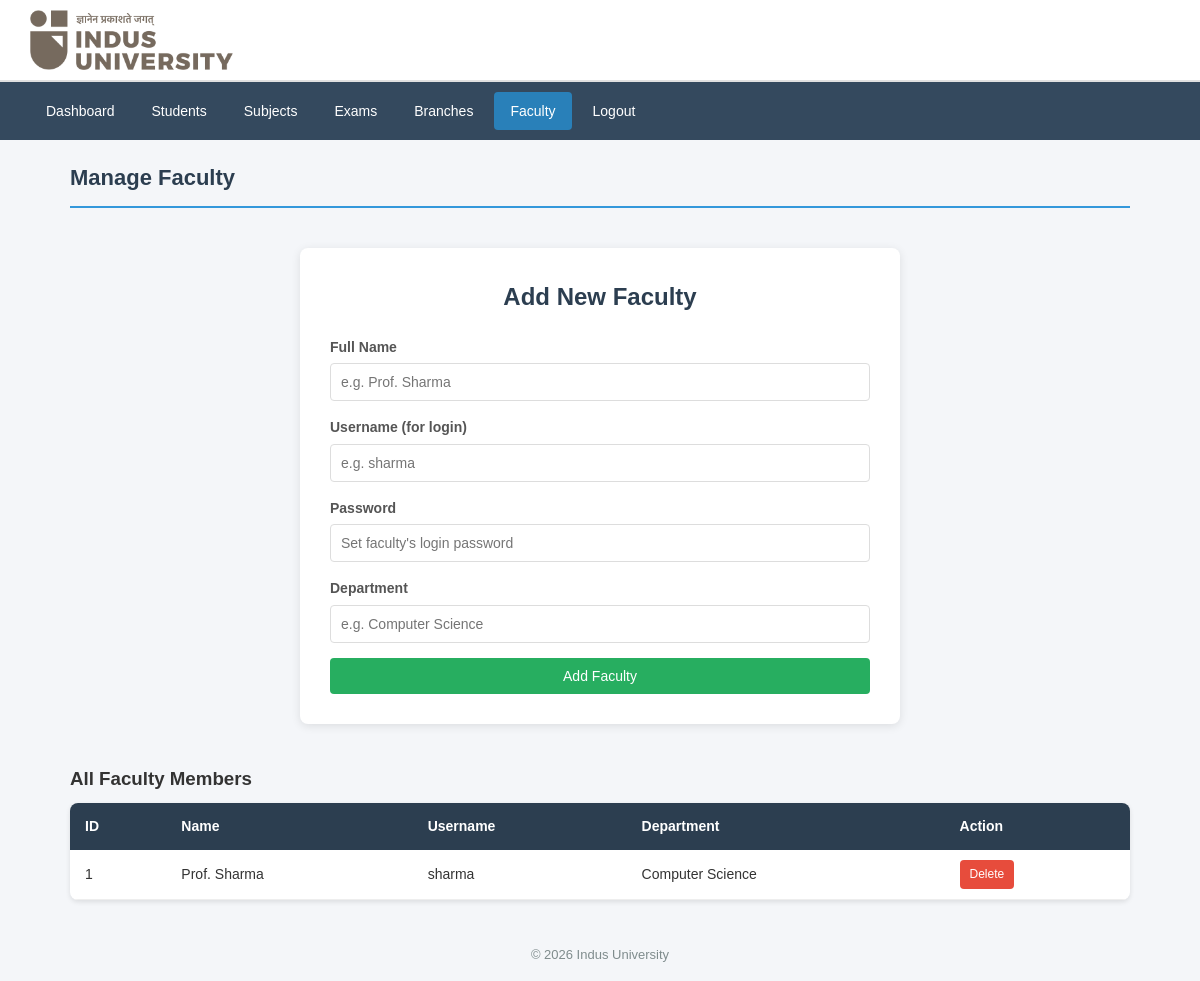
The app's page /admin/faculty.php (signed in) with its own data.
### tables this page shows
CREATE TABLE IF NOT EXISTS faculty_users (
    faculty_id INT AUTO_INCREMENT PRIMARY KEY,
    username VARCHAR(50) NOT NULL UNIQUE,
    password VARCHAR(255) NOT NULL,
    full_name VARCHAR(100) NOT NULL,
    department VARCHAR(100) NOT NULL
);

### admin/faculty.php (the view, shortened to what this page needs)
<?php
require_once('../db.php');
$faculty = mysqli_query($conn, "SELECT * FROM faculty_users ORDER BY full_name");
?>
<!DOCTYPE html>
<html lang="en">
<head>
    <link rel="stylesheet" href="../css/style.css">
</head>
<body>
    <div class="header">
        <img src="../img/logo.png" alt="Indus University Logo">
    </div>
    <div class="navbar">
        <a href="dashboard.php">Dashboard</a>
        <a href="students.php">Students</a>
        <a href="subjects.php">Subjects</a>
        <a href="exams.php">Exams</a>
        <a href="branches.php">Branches</a>
        <a href="faculty.php" class="active">Faculty</a>
        <a href="logout.php">Logout</a>
    </div>
    <div class="container">
        <h2 class="page-title">Manage Faculty</h2>
        <div class="form-box" style="max-width:600px;">
            <h2>Add New Faculty</h2>
            <form method="POST">
                <div class="form-group">
                    <label>Full Name</label>
                    <input type="text" name="full_name" required placeholder="e.g. Prof. Sharma">
                </div>
                <div class="form-group">
                    <label>Username (for login)</label>
                    <input type="text" name="username" required placeholder="e.g. sharma">
                </div>
                <div class="form-group">
                    <label>Password</label>
                    <input type="password" name="password" required placeholder="Set faculty's login password">
                </div>
                <div class="form-group">
                    <label>Department</label>
                    <input type="text" name="department" placeholder="e.g. Computer Science">
                </div>
                <button type="submit" name="add_faculty" class="btn btn-success btn-block">Add Faculty</button>
            </form>
        </div>
        <h3 style="margin:20px 0 10px;">All Faculty Members</h3>
        <table class="data-table">
            <tr>
                <th>ID</th>
                <th>Name</th>
                <th>Username</th>
                <th>Department</th>
                <th>Action</th>
            </tr>
            <?php while ($faculty && $row = mysqli_fetch_assoc($faculty)): ?>
            <tr>
                <td><?php echo $row['faculty_id']; ?></td>
                <td><?php echo $row['full_name']; ?></td>
                <td><?php echo $row['username']; ?></td>
                <td><?php echo $row['department']; ?></td>
                <td>
                    <a href="faculty.php?delete=<?php echo $row['faculty_id']; ?>" class="btn btn-danger" style="padding:5px 10px; font-size:12px;" onclick="return confirm('Delete this faculty?')">Delete</a>
                </td>
            </tr>
            <?php endwhile; ?>
        </table>
    </div>
    <div class="footer">&copy; 2026 Indus University</div>
</body>
</html>

### css/style.css (style rules this page uses)
* { margin: 0; padding: 0; box-sizing: border-box; }
body { font-family: Arial, sans-serif; background-color: #f4f6f9; color: #333; line-height: 1.6; }
.header { background-color: #ffffff; color: #333; padding: 10px 30px; display: flex; align-items: center; border-bottom: 2px solid #e0e0e0; box-shadow: 0 1px 4px rgba(0,0,0,0.08); }
.header img { height: 60px; }
.navbar { background-color: #34495e; padding: 10px 30px; display: flex; gap: 5px; }
.navbar a { color: white; text-decoration: none; padding: 8px 16px; border-radius: 4px; font-size: 14px; }
.navbar a.active { background-color: #2980b9; }
.container { max-width: 1100px; margin: 20px auto; padding: 0 20px; }
.page-title { font-size: 22px; color: #2c3e50; margin-bottom: 20px; padding-bottom: 10px; border-bottom: 2px solid #3498db; }
.form-box { background: white; border-radius: 8px; padding: 30px; max-width: 500px; margin: 40px auto; box-shadow: 0 2px 10px rgba(0,0,0,0.1); }
.form-box h2 { text-align: center; margin-bottom: 20px; color: #2c3e50; }
.form-group { margin-bottom: 15px; }
.form-group label { display: block; margin-bottom: 5px; font-weight: bold; font-size: 14px; color: #555; }
.form-group input, .form-group select, .form-group textarea { width: 100%; padding: 10px; border: 1px solid #ddd; border-radius: 4px; font-size: 14px; }
.btn { display: inline-block; padding: 10px 20px; border: none; border-radius: 4px; font-size: 14px; cursor: pointer; text-decoration: none; color: white; }
.btn-success { background-color: #27ae60; }
.btn-danger { background-color: #e74c3c; }
.btn-block { display: block; width: 100%; text-align: center; }
.data-table { width: 100%; border-collapse: collapse; background: white; border-radius: 8px; overflow: hidden; box-shadow: 0 2px 5px rgba(0,0,0,0.1); margin-bottom: 20px; }
.data-table th { background-color: #2c3e50; color: white; padding: 12px 15px; text-align: left; font-size: 14px; }
.data-table td { padding: 10px 15px; border-bottom: 1px solid #eee; font-size: 14px; }
.footer { text-align: center; padding: 15px; color: #7f8c8d; font-size: 13px; margin-top: 30px; }

### records on screen
faculty_users: faculty_id "1", full_name "Prof. Sharma", username "sharma", department "Computer Science"
